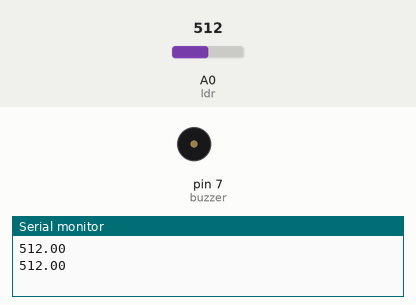
Recording of a sketch running on a simulated Arduino Uno, built with avr-gcc and run on an emulated ATmega328P. Shown: buzzer (waves = sounding), the last lines printed to the serial monitor. The test bench sets the inputs (shaded band); at power-on: A0 (ldr) = 512.

Above: at 1.8 s.
1.9 s: A0 (ldr) set to 782
4.2 s: A0 (ldr) set to 816
At 7.2 s:
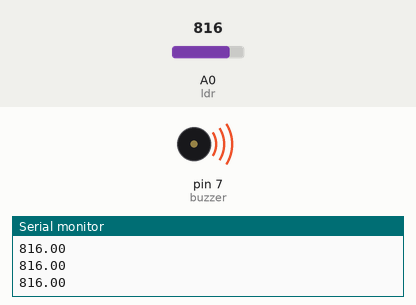
Timing chart, 0 to 8.7 s (numbered marks = the images above; inputs shaded):
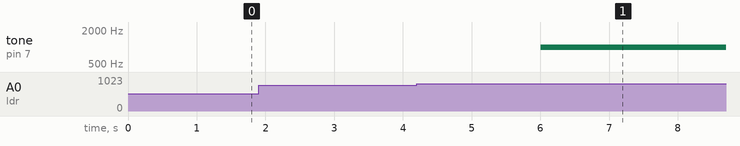

Measured:
- the behaviour switches between 800 and 801 on A0 (ldr) (found by bisection; images 0 and 1)
- after the input at 4.2 s, tone on pin 7 (buzzer): silent → 1000 Hz after 1.8 s

The sketch:

alerta_roubo_ldr.ino
```cpp
#define buzzer 7
#define ldr A0

void setup() {
    pinMode(buzzer, OUTPUT);
    pinMode(ldr, INPUT);
    Serial.begin(9600);
};

void loop() {
    float luminosidade = analogRead(ldr);
    Serial.println(luminosidade);
    delay(1000);

    if (luminosidade > 800.0) {
        tone(buzzer, 1000);
    }else{
      noTone(buzzer);
    };
};
```
